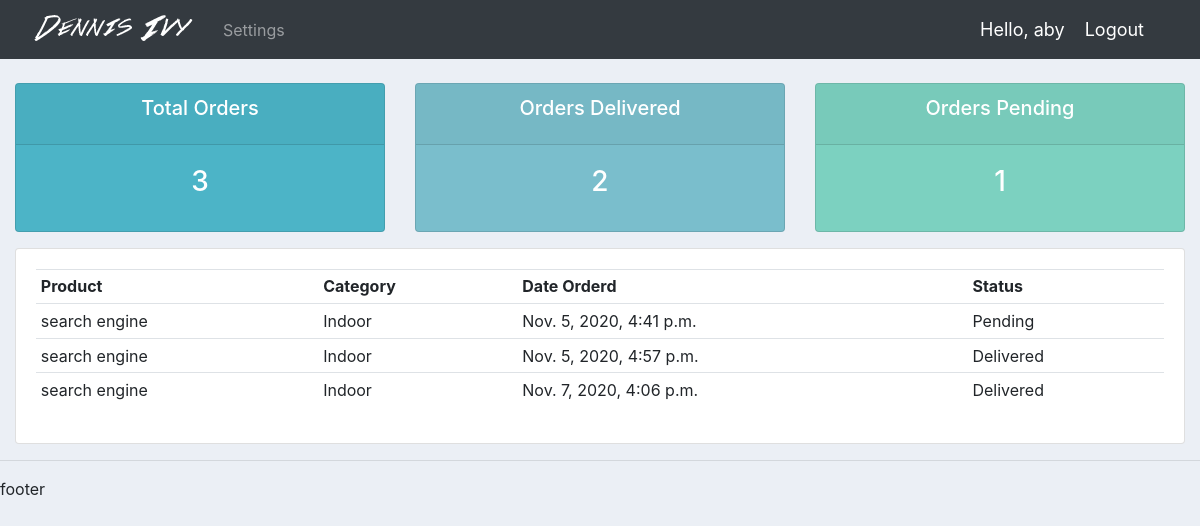
Screenshot of /user/ (signed in) with the database file from the repository.
### accounts/models.py (models this page shows, shortened)
class Order(models.Model):
	STATUS = (
		('Pending','Pending'),
		('Out for delivery','Out for delivery'),
		('Delivered','Delivered')
		)
	customer = models.ForeignKey(Customer, on_delete=models.SET_NULL, null=True)
	product = models.ForeignKey(Product, on_delete=models.SET_NULL, null=True)
	date_created = models.DateTimeField(auto_now_add=True)
	status = models.CharField(max_length=200, null=True, choices=STATUS)

class Product(models.Model):
	CATEGORY = (
		('Indoor','Indoor'),
		('Out door','Out door')
		)
	name=models.CharField(max_length=200, null=True, default='Product Deleted')
	price=models.FloatField(null=True)
	category=models.CharField(max_length=200, null=True, choices=CATEGORY)
	description=models.CharField(max_length=200, null=True, blank=True)
	date_created = models.DateTimeField(auto_now_add=True)
	tag = models.ManyToManyField(Tag)
	def __str__(self):
		return self.name

### accounts/decorators.py (the view)
		def wrapper_func(request, *args, **kwargs):
			group = None
			if request.user.groups.exists():
				group = request.user.groups.all()[0].name
			if group in allowed_roles:
				return view_func(request, *args, **kwargs)
			else:
				return HttpResponse('You are not authorised to view this page')

### accounts/views.py (called while the page is built)
@login_required(login_url='login')
@allowed_users(allowed_roles=['customer'])
def userPage(request):
	orders = request.user.customer.order_set.all()
	total_orders = orders.count()
	delivered = orders.filter(status='Delivered').count()
	pending = orders.filter(status='Pending').count()
	context = {'orders':orders, 'total_orders':total_orders, 'delivered':delivered, 'pending':pending}
	return render(request, 'user/user.html', context=context)

### accounts/templates/user/user.html
{% extends 'main/base.html' %}
{% block content %}
{% include 'main/status.html' %}
<div class="row">
	<div class="col-md">
		<div class="card card-body">
			<table class="table table-sm">
				<tr>
					<th>Product</th>
					<th>Category</th>
					<th>Date Orderd</th>
					<th>Status</th>
				</tr>
				{% for order in orders %}
					<tr>
						<td>{{ order.product }}</td>
						<td>{{ order.product.category }}</td>
						<td>{{ order.date_created }}</td>
						<td>{{ order.status }}</td>
					</tr>
				{% endfor %}
			</table>
		</div>
	</div>
</div>
{% endblock content %}

### accounts/templates/main/navbar.html (shortened to what this page needs)
{% load static %}
<nav class="navbar navbar-expand-lg navbar-dark bg-dark">
  <img src="{% static 'images/accounts/logo.png' %}" alt="">
  <div class="collapse navbar-collapse" id="navbarNav">
    <ul class="navbar-nav">
      {% if request.user.is_staff %}
        <li class="nav-item active">
          <a class="nav-link" href="{% url 'index' %}">Dashboard <span class="sr-only">(current)</span></a>
        </li>
        <li class="nav-item">
          <a class="nav-link" href="{% url 'products' %}">Products</a>
        </li>
        {% if  request.path == '/products/' %}
        <li class="nav-item">
          <a class="nav-link" href="{% url 'create_product' %}">Create Products</a>
        </li>
        {% endif %}
      {% else %}
        <li class="nav-item">
          <a href="{% url 'account' %}" class="nav-link">Settings</a>
        </li>
      {% endif %}
    </ul>
  </div>
  <span class="hello-user">Hello, {{request.user}}</span>
  <span class="hello-user"><a href="{% url 'logout' %}" class="hello-user">Logout</a></span>
</nav>

### static/css/accounts/main.css (style rules this page uses)
body { background-color: #ebeff5; }

### accounts/templates/main/navbar.html (style rules this page uses)
.hello-user { font-size: 18px; color: #fff; margin-right: 20px; }

### rows the page displays
Order: product "search engine", product.category "Indoor", date_created "Nov. 5, 2020, 4:41 p.m.", status "Pending"
Order: product "search engine", product.category "Indoor", date_created "Nov. 5, 2020, 4:57 p.m.", status "Delivered"
Order: product "search engine", product.category "Indoor", date_created "Nov. 7, 2020, 4:06 p.m.", status "Delivered"

### other values shown
{{ request.user }} "aby"
{{ total_orders }} "3"
{{ delivered }} "2"
{{ pending }} "1"
